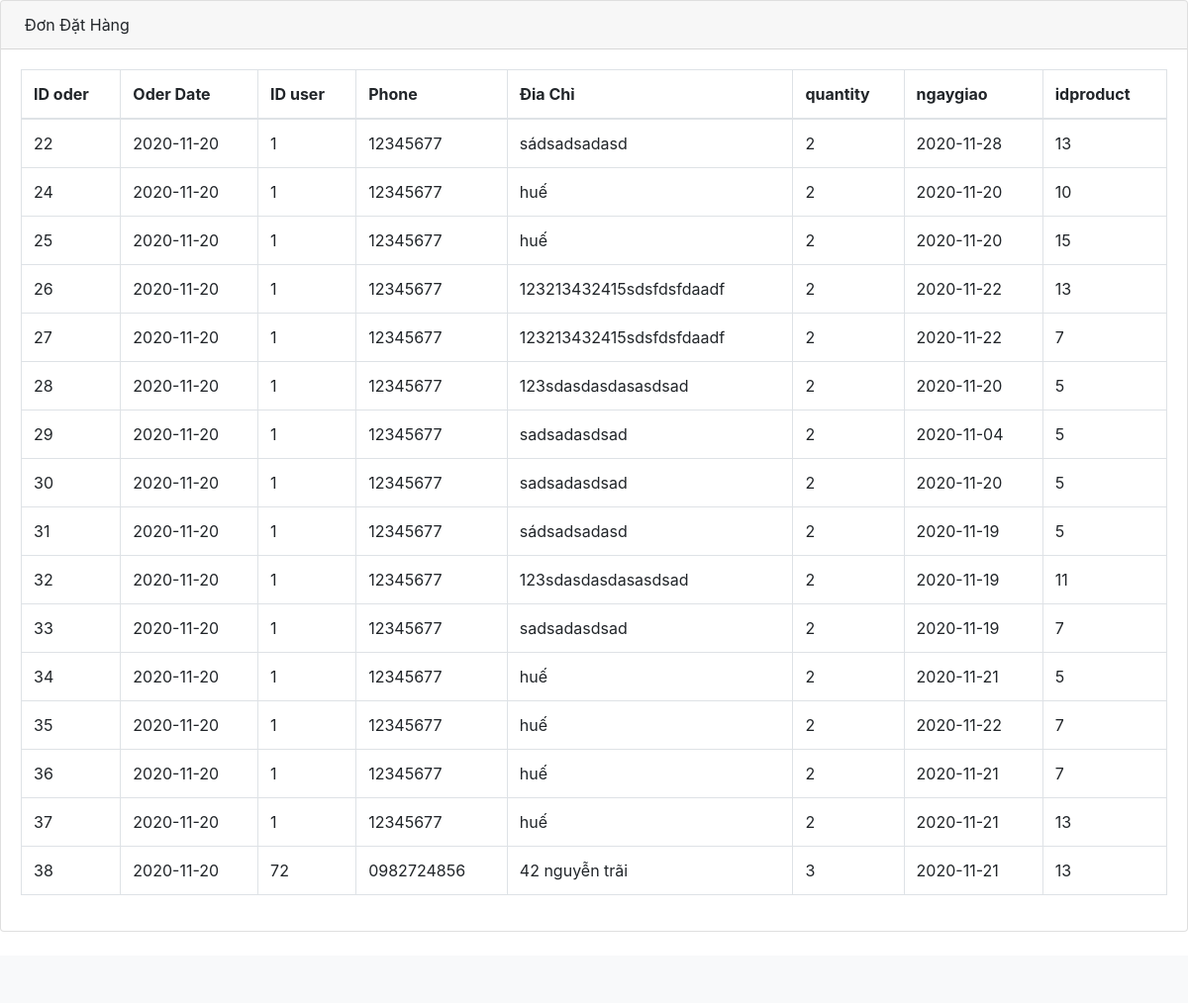
/oder/oder.php, run on the app's committed database.
### tables this page shows
CREATE TABLE `oder` (
  `id` int NOT NULL AUTO_INCREMENT,
  `OderDate` date DEFAULT NULL,
  `IDuser` int DEFAULT NULL,
  `phone` varchar(200) DEFAULT NULL,
  `diachi` varchar(200) DEFAULT NULL,
  `quantity` varchar(200) DEFAULT NULL,
  `ngaygiao` varchar(200) DEFAULT NULL,
  `idproduct` varchar(200) DEFAULT NULL,
  PRIMARY KEY (`id`)
);

### oder/oder.php (the view, shortened to what this page needs)
<?php
require_once "../database/connect.php";
$query = "SELECT * FROM cuahangdienthoai.oder;";
$stmt = $pdo->query($query);
$result = $stmt->fetchAll();
?>
<!DOCTYPE html>
<html lang="en">
<head>
    <link rel="stylesheet" href="../css/styles.css">
    <link rel="stylesheet" href="https://cdn.jsdelivr.net/npm/bootstrap@4.5.3/dist/css/bootstrap.min.css">
</head>
<body>
    <div class="card mb-4">
        <div class="card-header">
            Đơn Đặt Hàng
        </div>
        <div class="card-body">
            <div class="table-responsive">
                <table class="table table-bordered" id="dataTable" width="100%" cellspacing="0">
                    <thead>
                        <tr>
                            <th>ID oder</th>
                            <th>Oder Date</th>
                            <th>ID user</th>
                            <th>Phone</th>
                            <th>Đia Chỉ</th>
                            <th>quantity</th>
                            <th>ngaygiao</th>
                            <th>idproduct</th>
                        </tr>
                    </thead>
                    <tbody>
                        <?php foreach ($result as $product) : ?>
                            <tr>
                                <td><?= $product['id'] ?></td>
                                <td><?= $product['OderDate'] ?></td>
                                <td><?= $product['IDuser'] ?></td>
                                <td><?= $product['phone'] ?></td>
                                <td><?= $product['diachi'] ?></td>
                                <td><?= $product['quantity'] ?></td>
                                <td><?= $product['ngaygiao'] ?></td>
                                <td><?= $product['idproduct'] ?></td>
                            </tr>
                        <?php endforeach; ?>
                    </tbody>
                </table>
            </div>
        </div>
    </div>
    <footer class="py-4 bg-light mt-auto">
    </footer>
</body>
</html>

### data on the page
oder: id "22", OderDate "2020-11-20", IDuser "1", phone "12345677", diachi "sádsadsadasd", quantity "2", ngaygiao "2020-11-28", idproduct "13"
oder: id "24", OderDate "2020-11-20", IDuser "1", phone "12345677", diachi "huế", quantity "2", ngaygiao "2020-11-20", idproduct "10"
oder: id "25", OderDate "2020-11-20", IDuser "1", phone "12345677", diachi "huế", quantity "2", ngaygiao "2020-11-20", idproduct "15"
oder: id "26", OderDate "2020-11-20", IDuser "1", phone "12345677", diachi "123213432415sdsfdsfdaadf", quantity "2", ngaygiao "2020-11-22", idproduct "13"
oder: id "27", OderDate "2020-11-20", IDuser "1", phone "12345677", diachi "123213432415sdsfdsfdaadf", quantity "2", ngaygiao "2020-11-22", idproduct "7"
oder: id "28", OderDate "2020-11-20", IDuser "1", phone "12345677", diachi "123sdasdasdasasdsad", quantity "2", ngaygiao "2020-11-20", idproduct "5"
oder: id "29", OderDate "2020-11-20", IDuser "1", phone "12345677", diachi "sadsadasdsad", quantity "2", ngaygiao "2020-11-04", idproduct "5"
oder: id "30", OderDate "2020-11-20", IDuser "1", phone "12345677", diachi "sadsadasdsad", quantity "2", ngaygiao "2020-11-20", idproduct "5"
oder: id "31", OderDate "2020-11-20", IDuser "1", phone "12345677", diachi "sádsadsadasd", quantity "2", ngaygiao "2020-11-19", idproduct "5"
oder: id "32", OderDate "2020-11-20", IDuser "1", phone "12345677", diachi "123sdasdasdasasdsad", quantity "2", ngaygiao "2020-11-19", idproduct "11"
oder: id "33", OderDate "2020-11-20", IDuser "1", phone "12345677", diachi "sadsadasdsad", quantity "2", ngaygiao "2020-11-19", idproduct "7"
oder: id "34", OderDate "2020-11-20", IDuser "1", phone "12345677", diachi "huế", quantity "2", ngaygiao "2020-11-21", idproduct "5"
oder: id "35", OderDate "2020-11-20", IDuser "1", phone "12345677", diachi "huế", quantity "2", ngaygiao "2020-11-22", idproduct "7"
oder: id "36", OderDate "2020-11-20", IDuser "1", phone "12345677", diachi "huế", quantity "2", ngaygiao "2020-11-21", idproduct "7"
oder: id "37", OderDate "2020-11-20", IDuser "1", phone "12345677", diachi "huế", quantity "2", ngaygiao "2020-11-21", idproduct "13"
oder: id "38", OderDate "2020-11-20", IDuser "72", phone "0982724856", diachi "42 nguyễn trãi", quantity "3", ngaygiao "2020-11-21", idproduct "13"
